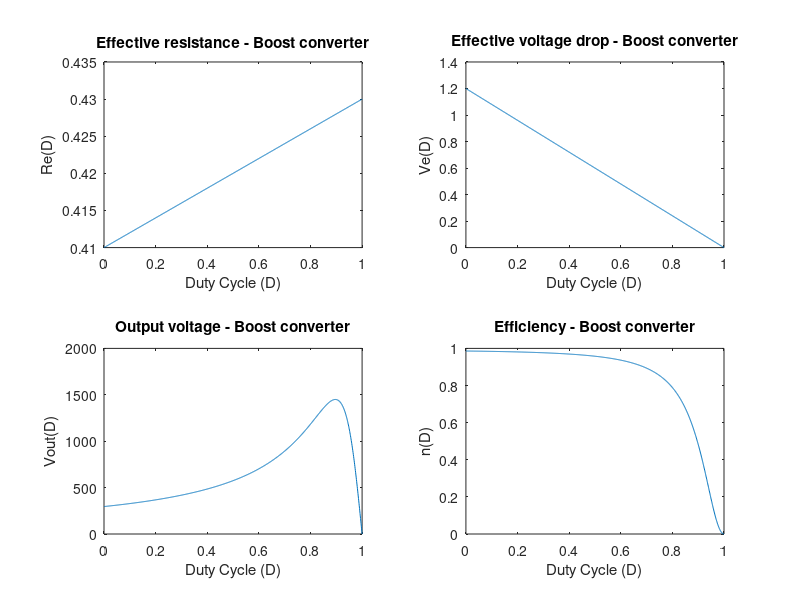
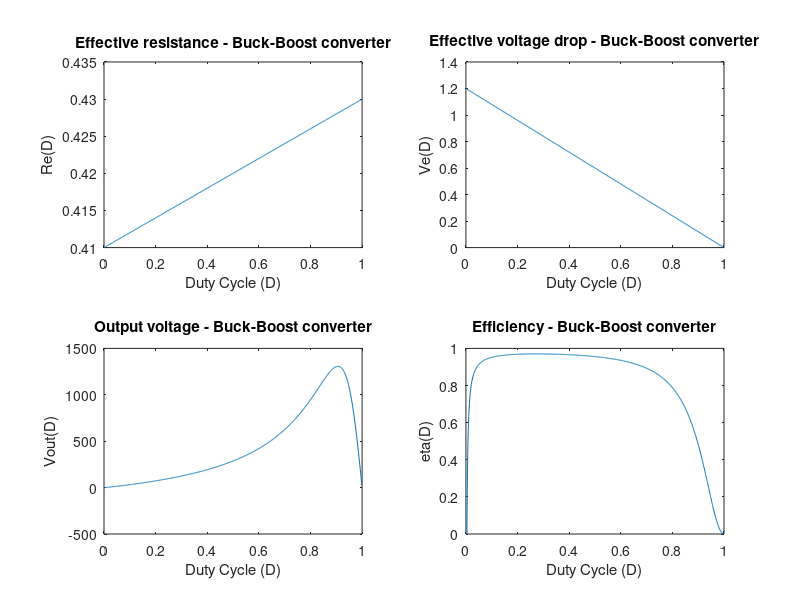

Here is the MATLAB script that generated these plots, in order:
% ------------------------------------------------------------------------------
% Copyright (C) 2020 Jaime M. Villegas I. <jaime7592@gmail.com>
% ------------------------------------------------------------------------------
% Filename      : Bs_BBs_Efficency.m
% Description   : Efficiency comparison between a Boost and a Buck-Boost 
%                 converter using DC analysis.
% Version       : 01.00
% Revision      : 00
% Last modified : 07/02/2020
% References    : R.W. Erickson, D. Maksimovic. "Fundamentals of Power
%                 Electronics". 2nd ed. (2004)
% ------------------------------------------------------------------------------
clear
clc
%% Converter parameters

Vg = [300 -300]; % Input voltage (Boost -> Vg = 300 / Buck-Boost -> Vg = -300)
V = 400;         % Output voltage
Iout = 10;       % Output current
Rload = V/Iout;  % Load resistance

Dmin = 0;
Dmax = 1;
D = Dmin:0.001:Dmax;   % Converter duty cycle

% Diode
Rd = 10e-3;  % Diode on-state resistance
Vd = 1.2;    % Diode forward voltage

% Transistor
Rt = 30e-3;  % Transistor on-state resistance

% Inductor
K_RL = 0.01;     % Load resistance to inductor resistance ratio
RL = K_RL*Rload; % Inductor resistance

% Effective losses
Re = D*Rt + (1-D)*Rd + RL;
Ve = (1-D)*Vd;

%% Boost converter
Vout_Bs = Rload*(1-D).*(Vg(1) - Ve)./(Rload*(1-D).^2 + Re);
Eff_Bs = Rload*(1-D).^2 .*(1 - Ve/Vg(1))./(Rload*(1-D).^2 + Re);

figure(1)
subplot(2,2,1)
plot(D, Re)
xlabel("Duty Cycle (D)")
ylabel("Re(D)")
title("Effective resistance - Boost converter")

subplot(2,2,2)
plot(D, Ve)
xlabel("Duty Cycle (D)")
ylabel("Ve(D)")
title("Effective voltage drop - Boost converter")

subplot(2,2,3)
plot(D, Vout_Bs)
xlabel("Duty Cycle (D)")
ylabel("Vout(D)")
title("Output voltage - Boost converter")

subplot(2,2,4)
plot(D, Eff_Bs)
xlabel("Duty Cycle (D)")
ylabel("n(D)")
title("Efficiency - Boost converter")
axis([Dmin Dmax 0 1])

%% Buck-Boost converter
Vout_BBs = -Rload*(Ve./(1-D) + D.*Vg(2)./(1-D))./(Rload + Re./(1-D).^2);
Eff_BBs = Rload*(1 + Ve./(Vg(2)*D))./(Rload + Re./(1-D).^2);

figure(2)
subplot(2,2,1)
plot(D, Re)
xlabel("Duty Cycle (D)")
ylabel("Re(D)")
title("Effective resistance - Buck-Boost converter")

subplot(2,2,2)
plot(D, Ve)
xlabel("Duty Cycle (D)")
ylabel("Ve(D)")
title("Effective voltage drop - Buck-Boost converter")

subplot(2,2,3)
plot(D, Vout_BBs)
xlabel("Duty Cycle (D)")
ylabel("Vout(D)")
title("Output voltage - Buck-Boost converter")

subplot(2,2,4)
plot(D, Eff_BBs)
xlabel("Duty Cycle (D)")
ylabel("\eta(D)")
title("Efficiency - Buck-Boost converter")
axis([Dmin Dmax 0 1])

D_Bs = D(267);
D_BBs = D(588);

disp("Boost converter efficiency for V = 400 V @ 10 A")
disp(Eff_Bs(810))
disp("Buck-Boost converter efficiency for V = 400 V @ 10 A")
disp(Eff_BBs(455))